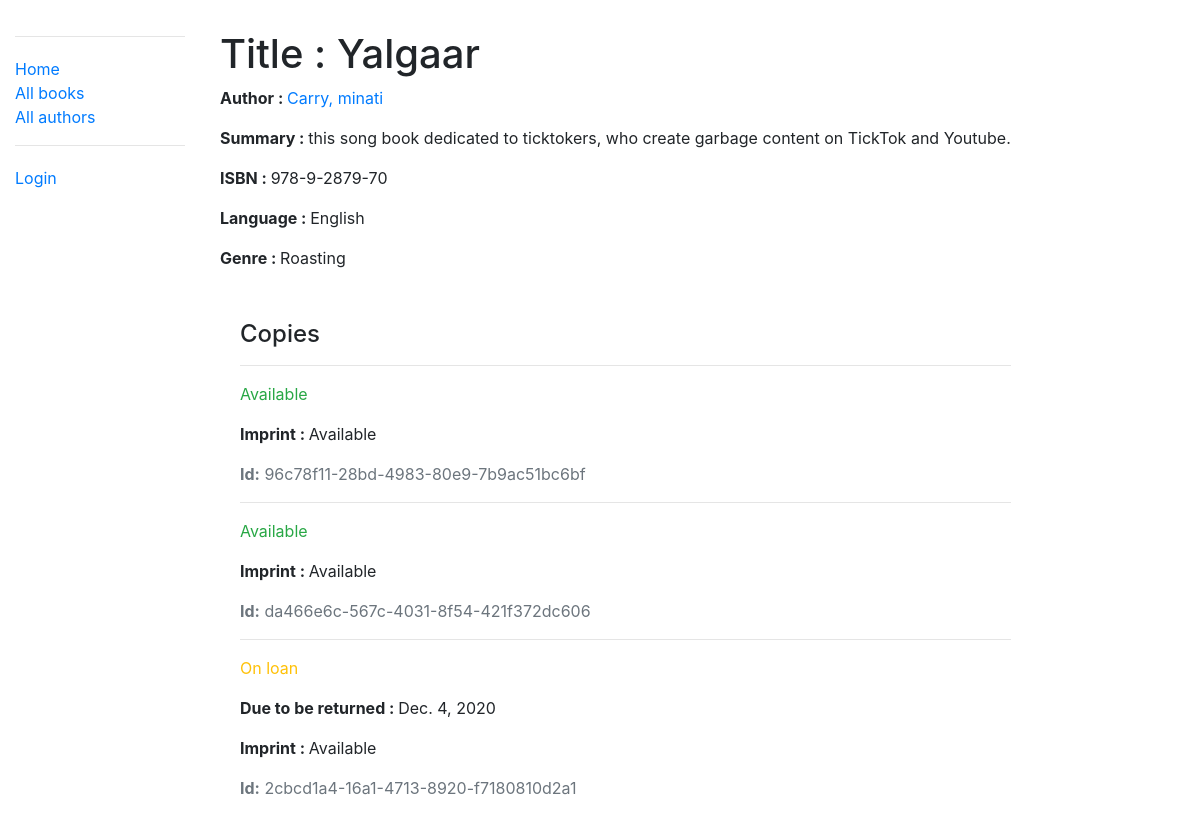
/catalog/book/2, run on the app's committed database.
### catalog/models.py (models this page shows, shortened)
class Book(models.Model):
    title = models.CharField(max_length=200)
    author = models.ForeignKey('Author', on_delete=models.SET_NULL, null=True)
    summary = models.TextField(max_length=1000, help_text="Enter a brief description of the book")
    isbn = models.CharField('ISBN', max_length=13,
                            help_text='13 Character <a href="https://www.isbn-international.org/content/what-isbn'
                                      '">ISBN number</a>')
    genre = models.ManyToManyField(Genre, help_text="Select a genre for this book")
    language = models.ForeignKey('Language', on_delete=models.SET_NULL, null=True)
    def display_genre(self):
        """Creates a string for the Genre. This is required to display genre in Admin."""
        return ', '.join([genre.name for genre in self.genre.all()[:3]])
    display_genre.short_description = 'Genre'

class Author(models.Model):
    first_name = models.CharField(max_length=100)
    last_name = models.CharField(max_length=100)
    date_of_birth = models.DateField(null=True, blank=True)
    date_of_death = models.DateField('died', null=True, blank=True)
    class Meta:
        ordering = ['last_name', 'first_name']
    def __str__(self):
        return '{0}, {1}'.format(self.last_name, self.first_name)

class Language(models.Model):
    name = models.CharField(max_length=200,
                            help_text="Enter the book's natural language (e.g. English, French, Japanese etc.)")
    def __str__(self):
        return self.name

class Genre(models.Model):
    name = models.CharField(
        max_length=200,
        help_text="Enter a book genre (e.g. Science Fiction, French Poetry etc.)"
    )
    def __str__(self):
        return self.name

class BookInstance(models.Model):
    id = models.UUIDField(primary_key=True, default=uuid.uuid4,
                          help_text="Unique ID for this particular book across whole library")
    book = models.ForeignKey('Book', on_delete=models.SET_NULL, null=True)
    imprint = models.CharField(max_length=200)
    due_back = models.DateField(null=True, blank=True)
    borrower = models.ForeignKey(User, on_delete=models.SET_NULL, null=True, blank=True)
    LOAN_STATUS = (
        ('d', 'Maintenance'),
        ('o', 'On loan'),
        ('a', 'Available'),
        ('r', 'Reserved'),
    )
    status = models.CharField(
        max_length=1,
        choices=LOAN_STATUS,
        blank=True,
        default='d',
        help_text='Book availability')
    class Meta:
        ordering = ['due_back']
        permissions = (("can_mark_returned", "Set book as returned"),)

### catalog/views.py (the view, shortened to what this page needs)
# urls.py: path('book/<int:pk>', views.BookDetailView.as_view(), name='book-detail'),
class BookDetailView(generic.DetailView):
    model = Book

### catalog/templates/catalog/book_detail.html (shortened to what this page needs)
{% extends "base_generic.html" %}
{% block content %}
<div style="margin-left:20px;margin-top:30px">
    <h1>Title : {{ book.title }}</h1>
    <p><strong>Author : </strong> <a href=" ">{{ book.author }}</a></p>
    <p><strong>Summary : </strong> {{ book.summary }}</p>
    <p><strong>ISBN : </strong> {{ book.isbn }}</p>
    <p><strong>Language : </strong> {{ book.language }}</p>
    <p><strong>Genre : </strong> {{ book.genre.all|join:", " }}</p>
    <div style="margin-left:20px;margin-top:50px">
        <h4>Copies</h4>
        {% for copy in book.bookinstance_set.all %}
        <hr>
        <p class="{% if copy.status == 'a' %}text-success{% elif copy.status == 'm' %}text-danger{% else %}text-warning{% endif %}">
            {{ copy.get_status_display }} </p>
        {% if copy.status != 'a' %}
        <p><strong>Due to be returned : </strong> {{ copy.due_back }}</p>
        {% endif %}
        <p><strong>Imprint : </strong> {{ copy.imprint }}</p>
        <p class="text-muted"><strong>Id:</strong> {{ copy.id }}</p>
        {% endfor %}
    </div>
</div>
{% endblock %}

### catalog/templates/base_generic.html (shortened to what this page needs)
<!DOCTYPE html>
<html lang="en">
<head>
    <link rel="stylesheet" href="https://stackpath.bootstrapcdn.com/bootstrap/4.1.3/css/bootstrap.min.css"
>
    {% load static %}
    <link rel="stylesheet" href="{% static 'css/styles.css' %}">
</head>
<body>
<div class="container-fluid">
    <div class="row">
        <div class="col-sm-2" style="margin-top:20px">
            {% block sidebar %}
            <hr/>
            <ul class="sidebar-nav">
                <li><a href="{% url 'index' %}">Home</a></li>
                <li><a href="{% url 'books' %}">All books</a></li>
                <li><a href="{% url 'authors' %}">All authors</a></li>
            </ul>
            <hr/>
            <ul class="sidebar-nav">
                {% if user.is_authenticated %}
                <li>User : {{ user.get_username }}</li>
                <li><a href="{% url 'my-borrowed' %}">My Borrowed</a></li>
                <li><a href="{% url 'logout'%}?next={{request.path}}">Logout</a></li>
                {% else %}
                <li><a href="{% url 'login'%}?next={{request.path}}">Login</a></li>
                {% endif %}
            </ul>
            <br>
            {% endblock %}
        </div>
        {% block content %} {% endblock %}
    </div>
</body>
</html>

### catalog/static/CSS/styles.css (style rules this page uses)
.sidebar-nav { margin-top: 20px; padding: 0; list-style: none; }

### data on the page
Book: title "Yalgaar", author "Carry, minati", summary "this song book dedicated to ticktokers, who create garbage content on TickTok and Youtube.", isbn "978-9-2879-70", language "English", genre.all "Roasting"
BookInstance: status "Available", imprint "Available", id "96c78f11-28bd-4983-80e9-7b9ac51bc6bf"
BookInstance: status "Available", imprint "Available", id "da466e6c-567c-4031-8f54-421f372dc606"
BookInstance: status "On loan", due_back "Dec. 4, 2020", imprint "Available", id "2cbcd1a4-16a1-4713-8920-f7180810d2a1"
